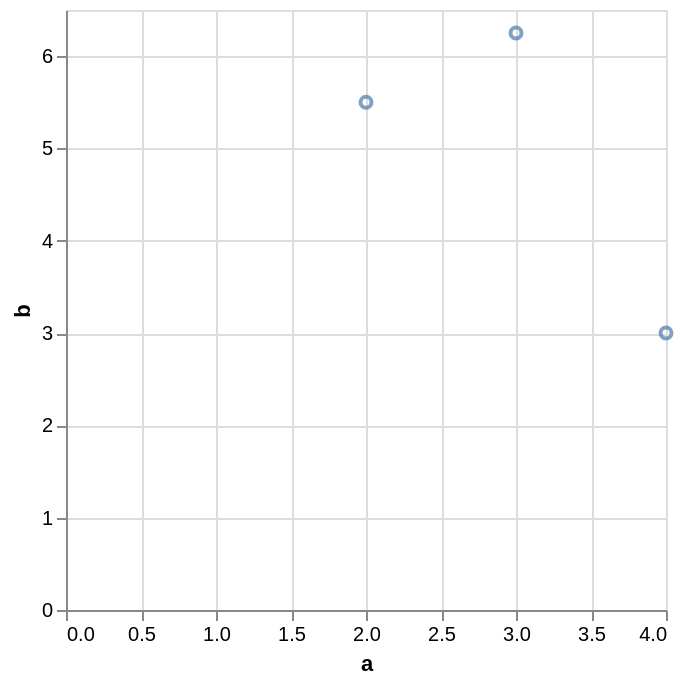

This figure's Vega-Lite source:
### Vega-Lite specification from a JSON file in a GitHub repository (floating-point values rounded to 4 significant figures)
{"$schema": "https://vega.github.io/schema/vega-lite/v6.4.1.json", "config": {"view": {"continuousHeight": 300, "continuousWidth": 300}}, "data": {"name": "data-aec22b5641fce54c6a1b0f41e0a05405"}, "datasets": {"data-aec22b5641fce54c6a1b0f41e0a05405": [{"a": 1, "b": 4.0, "c": "x", "t": "2026-01-01T00:00:00"}, {"a": 2, "b": 5.5, "c": "y", "t": "2026-01-02T00:00:00"}, {"a": 3, "b": 6.25, "c": "x", "t": "2026-01-03T00:00:00"}, {"a": 4, "b": 3.0, "c": "y", "t": "2026-01-04T00:00:00"}]}, "encoding": {"x": {"field": "a", "type": "quantitative"}, "y": {"field": "b", "type": "quantitative"}}, "mark": {"type": "point"}, "transform": [{"filter": "datum.a > 1"}]}
